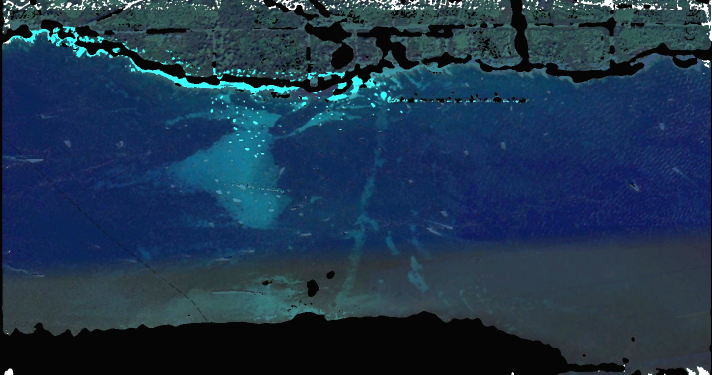
#> input picture PosidoniaEvolution/image_zones_claires_remplacees.jpg, 1423 x 749 px (shown at 1/2 size)
$ python contours.py   (older library calls are emulated)
#> lines starting #> are read from the running program, lines starting #| are printed output that depends on the picture
#> further down, image is the input picture: shape (749, 1423, 3); mean B, G, R 76.8, 53.2, 29.4
import cv2
import numpy as np
import matplotlib.pyplot as plt


# [20 lines left out: functions show_image, show_two_images, build_image, not called in this run]

def get_edges(image, low_threshold=85, high_threshold=95, step=1, edge_presence = 0.5, edge_detection='sobel', is_grayscale=False):
#> called with low_threshold = 55, high_threshold = 59, step = 1, edge_presence = 0.5, edge_detection = 'sobel', is_grayscale = True
  if is_grayscale:
    image_grayscale = image
  else:
    image_grayscale = cv2.cvtColor(image, cv2.COLOR_RGB2GRAY)
  edges = []

  # Get the result through low and high thresholding to get real edges following the step
  for i in range(low_threshold, high_threshold, step):

    # Put the grayscale black and white only
    image_threshold = cv2.threshold(image_grayscale, i, 255, cv2.THRESH_BINARY)[1]

    if edge_detection == 'sobel':
      # Apply Sobel operator for edge detection
      x_res = cv2.Sobel(image_threshold, cv2.CV_64F, 1, 0, ksize=1)
      y_res = cv2.Sobel(image_threshold, cv2.CV_64F, 0, 1, ksize=1)
    else:
      # Apply Scharr operator for edge detection
      x_res = cv2.Scharr(image_threshold, cv2.CV_64F, 1, 0)
      y_res = cv2.Scharr(image_threshold, cv2.CV_64F, 0, 1)

    # Combine the x and y results to get the edges
    edges.append(cv2.magnitude(x_res, y_res))
#> this loop made 4 passes
#> pass 1, in get_edges, `image_threshold = cv2.threshold(image_grayscale, i, 255, cv2.THRESH_BI..`:
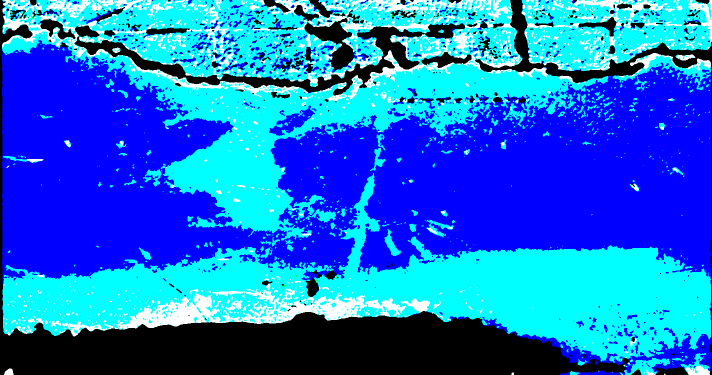
#> image_threshold: shape (749, 1423, 3) (shown at 1/2 size); mean of channels 0, 1, 2 213.8, 110.5, 18.5; drawn as B, G, R
#> pass 1, in get_edges, `y_res = cv2.Sobel(image_threshold, cv2.CV_64F, 0, 1, ksize=1)`:
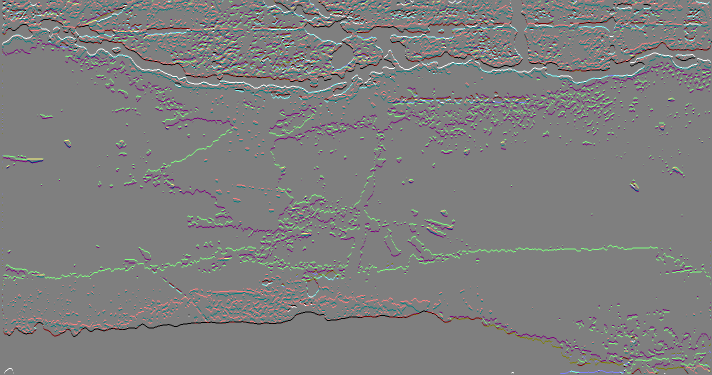
#> y_res: shape (749, 1423, 3) float64 (shown at 1/2 size); mean of channels 0, 1, 2 -0.5, -0.5, -0.2; drawn with min black and max white
#> after the loop:
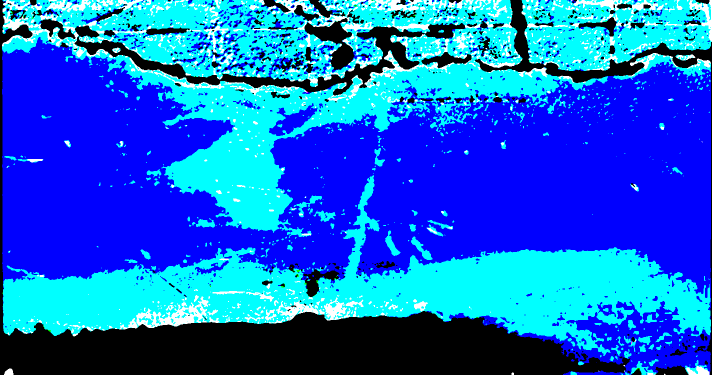
#> image_threshold: shape (749, 1423, 3) (shown at 1/2 size); mean of channels 0, 1, 2 212.2, 97.8, 12.6; drawn as B, G, R
#> after the loop:
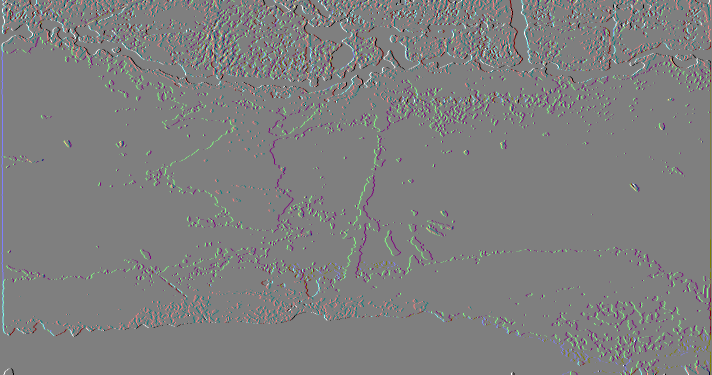
#> x_res: shape (749, 1423, 3) float64 (shown at 1/2 size); mean of channels 0, 1, 2 0.2, 0, 0; drawn with min black and max white
#> after the loop, edges = 4 items

  # For each pixel of the image list count the number of edges detected
  edges = np.sum(edges, axis=0)

  # get the edges presence
  edges_min_presence = (high_threshold - low_threshold) * (edge_presence)

  # Convert the data to grayscale between 0 and 255
  edges = cv2.normalize(edges, None, 0, (high_threshold - low_threshold), cv2.NORM_MINMAX, cv2.CV_8U)

  # save in txt file the edges
  # np.savetxt('edges.txt', edges, fmt='%d')
  # if the pixel has more than edges_min_presence value, it is an edge
  edges[edges < edges_min_presence] = 0
#> edges: shape (749, 1423, 3); mean of channels 0, 1, 2 0.0953, 0.206, 0.171
  edges[edges >= edges_min_presence] = 255
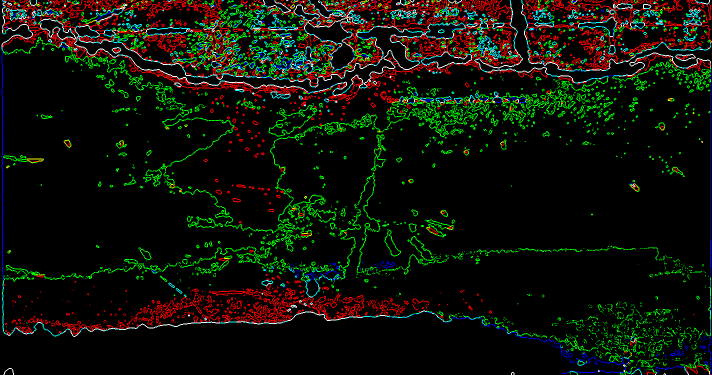
#> edges: shape (749, 1423, 3) (shown at 1/2 size); mean of channels 0, 1, 2 7.6, 18.1, 14.4; drawn as B, G, R

  # Convert the data to grayscale between 0 and 255
  edges_normalized = cv2.normalize(edges, None, 0, 255, cv2.NORM_MINMAX, cv2.CV_8U)

  # negate the whole image
  edges_normalized = cv2.bitwise_not(edges_normalized)
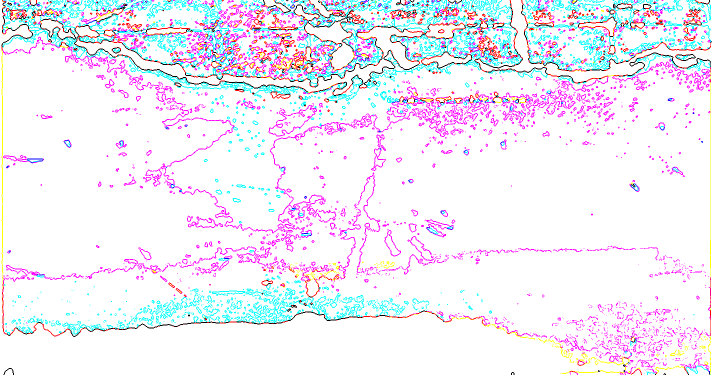
#> edges_normalized: shape (749, 1423, 3) (shown at 1/2 size); mean of channels 0, 1, 2 247.4, 236.9, 240.6; drawn as B, G, R
  return edges_normalized

# [33 lines left out: functions mean_brightness_contrast, adjust_brightness_contrast, not called in this run]

def apply_edges(image, boat_threshold: int=245, edges_low_threshold: int = 85, edges_high_threshold: int = 95, edges_presence: float= 0.5, is_grayscale=False):

  if is_grayscale:
    black = 0
  else:
    # Convert the image to RGB colors
    image = cv2.cvtColor(image, cv2.COLOR_BGR2RGB)
    black = [0, 0, 0]
  # image = adjust_brightness_contrast(image, 100, 31)

  # # Get the mean brightness and contrast of the image
  # mean_brightness_contrast(image)

  # Remove the noise
  image = cv2.medianBlur(image, 3)

  # Get the edges using edge detection
  edges_normalized = get_edges(image, low_threshold=edges_low_threshold, high_threshold=edges_high_threshold, edge_presence=edges_presence, is_grayscale=is_grayscale)

  # Apply the threshold
  edges_normalized[edges_normalized < boat_threshold] = 0
  edges_normalized[edges_normalized >= boat_threshold] = 255
  # edges_normalized[(edges_normalized <= boat_threshold) & (edges_normalized > sand_threshold)] = 128

  # Remove the noise
  # edges_normalized = cv2.medianBlur(edges_normalized, 1)

  # Save the image of the edges
  cv2.imwrite('edges_normalized.jpg', edges_normalized)

  # fuze the original image with the edges
  superposed_image = image.copy()

  if is_grayscale:
    superposed_image[edges_normalized == 255] = (superposed_image[edges_normalized == 255])
  else:
    # If the pixel is not an edge, the pixel value is the mean of the original and the edge
    superposed_image[edges_normalized == 255] = (superposed_image[edges_normalized == 255] + black) / 2

  # If the pixel is an edge, the pixel value is black
  superposed_image[edges_normalized == 0] = black
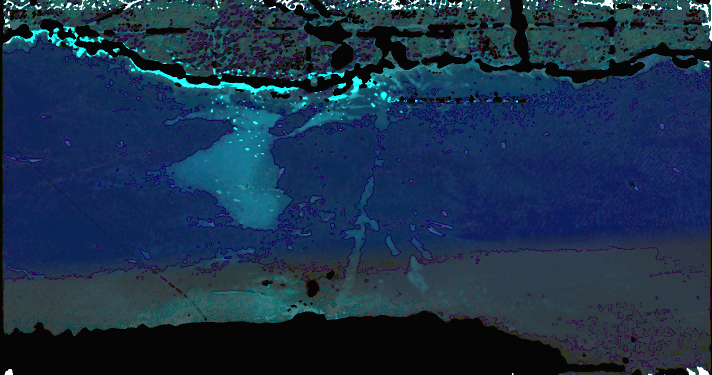
#> superposed_image: shape (749, 1423, 3) (shown at 1/2 size); mean of channels 0, 1, 2 74.9, 49, 26.1; drawn as B, G, R
  # superposed_image[edges_normalized == 128] = [255, 0, 0]

  if not is_grayscale:
    # Convert the image to BGR colors
    superposed_image = cv2.cvtColor(superposed_image, cv2.COLOR_RGB2BGR)

  return superposed_image

if __name__ == '__main__':
  # Load your image in RGB colors
  # image = cv2.imread('image2022.jpeg')
  # image = cv2.imread('lerins2019.jpeg')
  image = cv2.imread('image_zones_claires_remplacees.jpg')

  apply_edges(image, boat_threshold=100, edges_low_threshold=55, edges_high_threshold=59, edges_presence=0.5, is_grayscale=True)

$ run again, with PosidoniaEvolution/superposed_image.jpg copied over PosidoniaEvolution/image_zones_claires_remplacees.jpg
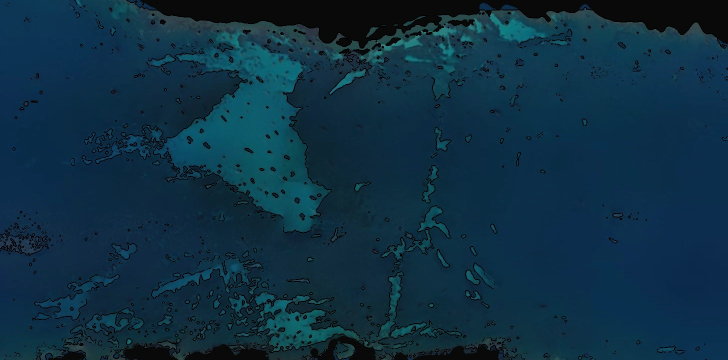
#> input picture PosidoniaEvolution/superposed_image.jpg, 1455 x 720 px (shown at 1/2 size)
#> image is the input picture: shape (720, 1455, 3); mean B, G, R 66.5, 47.2, 14.2
#> after the loop in get_edges, `for i in range(low_threshold, high_threshold, step):`:
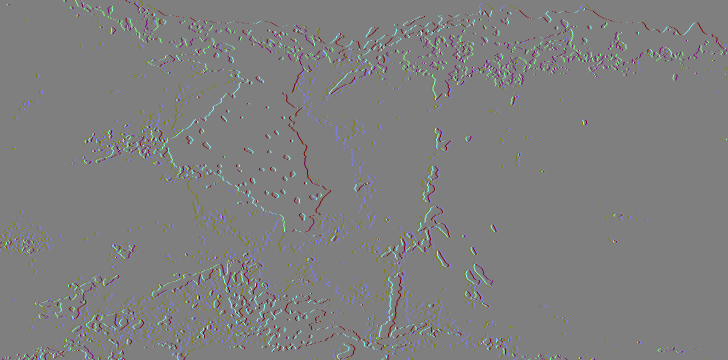
#> x_res: shape (720, 1455, 3) float64 (shown at 1/2 size); mean of channels 0, 1, 2 0, 0, 0; drawn with min black and max white
#> after the loop in get_edges, `for i in range(low_threshold, high_threshold, step):`: edges = 4 items
#> in apply_edges, `superposed_image[edges_normalized == 0] = black`:
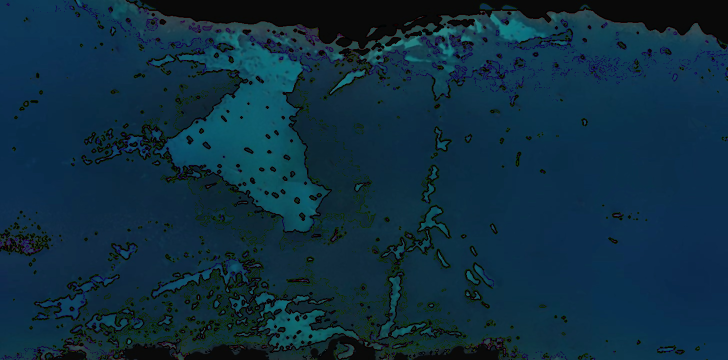
#> superposed_image: shape (720, 1455, 3) (shown at 1/2 size); mean of channels 0, 1, 2 63.3, 45.5, 14.1; drawn as B, G, R
